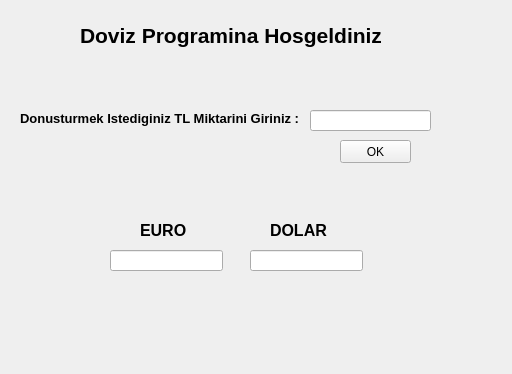
<?xml version="1.0" encoding="UTF-8"?>
<ui version="4.0">
 <class>Doviz</class>
 <widget class="QWidget" name="Doviz">
  <property name="geometry">
   <rect>
    <x>0</x>
    <y>0</y>
    <width>512</width>
    <height>374</height>
   </rect>
  </property>
  <property name="windowTitle">
   <string>Doviz</string>
  </property>
  <widget class="QLabel" name="label">
   <property name="geometry">
    <rect>
     <x>80</x>
     <y>20</y>
     <width>331</width>
     <height>31</height>
    </rect>
   </property>
   <property name="font">
    <font>
     <pointsize>16</pointsize>
     <weight>75</weight>
     <bold>true</bold>
    </font>
   </property>
   <property name="text">
    <string>Doviz Programina Hosgeldiniz</string>
   </property>
  </widget>
  <widget class="QLabel" name="label_2">
   <property name="geometry">
    <rect>
     <x>20</x>
     <y>110</y>
     <width>291</width>
     <height>16</height>
    </rect>
   </property>
   <property name="font">
    <font>
     <pointsize>10</pointsize>
     <weight>75</weight>
     <bold>true</bold>
    </font>
   </property>
   <property name="text">
    <string>Donusturmek Istediginiz TL Miktarini Giriniz :</string>
   </property>
  </widget>
  <widget class="QLineEdit" name="lineEdit">
   <property name="geometry">
    <rect>
     <x>310</x>
     <y>110</y>
     <width>121</width>
     <height>21</height>
    </rect>
   </property>
   <property name="cursorPosition">
    <number>0</number>
   </property>
   <property name="clearButtonEnabled">
    <bool>false</bool>
   </property>
  </widget>
  <widget class="QLabel" name="label_3">
   <property name="geometry">
    <rect>
     <x>140</x>
     <y>220</y>
     <width>51</width>
     <height>21</height>
    </rect>
   </property>
   <property name="font">
    <font>
     <family>Arial</family>
     <pointsize>12</pointsize>
     <weight>75</weight>
     <bold>true</bold>
    </font>
   </property>
   <property name="text">
    <string>EURO</string>
   </property>
  </widget>
  <widget class="QLabel" name="label_4">
   <property name="geometry">
    <rect>
     <x>270</x>
     <y>220</y>
     <width>61</width>
     <height>21</height>
    </rect>
   </property>
   <property name="font">
    <font>
     <family>Arial</family>
     <pointsize>12</pointsize>
     <weight>75</weight>
     <bold>true</bold>
    </font>
   </property>
   <property name="text">
    <string>DOLAR</string>
   </property>
  </widget>
  <widget class="QLineEdit" name="lineEdit_2">
   <property name="geometry">
    <rect>
     <x>110</x>
     <y>250</y>
     <width>113</width>
     <height>21</height>
    </rect>
   </property>
   <property name="mouseTracking">
    <bool>false</bool>
   </property>
   <property name="focusPolicy">
    <enum>Qt::NoFocus</enum>
   </property>
  </widget>
  <widget class="QLineEdit" name="lineEdit_3">
   <property name="geometry">
    <rect>
     <x>250</x>
     <y>250</y>
     <width>113</width>
     <height>21</height>
    </rect>
   </property>
   <property name="mouseTracking">
    <bool>false</bool>
   </property>
   <property name="focusPolicy">
    <enum>Qt::NoFocus</enum>
   </property>
  </widget>
  <widget class="QPushButton" name="pushButton">
   <property name="geometry">
    <rect>
     <x>340</x>
     <y>140</y>
     <width>71</width>
     <height>23</height>
    </rect>
   </property>
   <property name="text">
    <string>OK</string>
   </property>
  </widget>
 </widget>
 <resources/>
 <connections/>
</ui>
